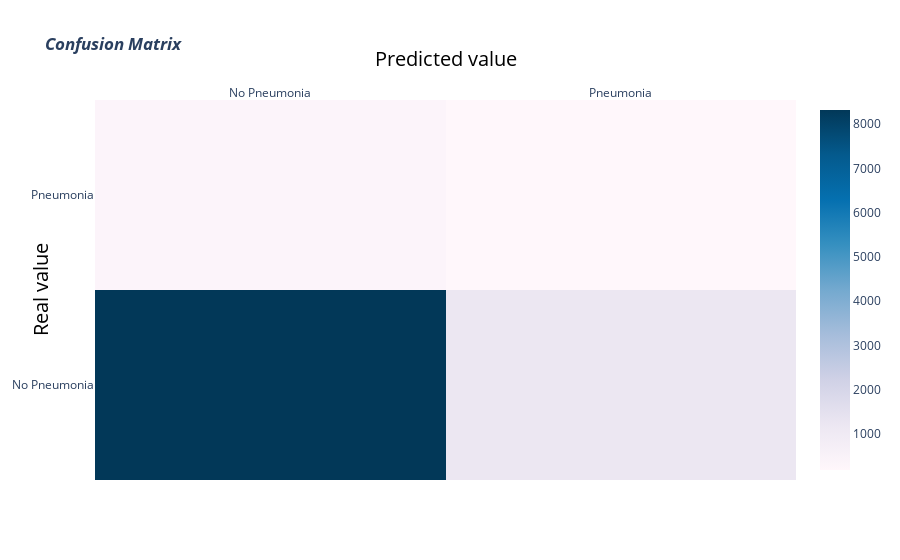

The code cell stored with this chart in its notebook:
### Code cell
conf_mat = np.array([[8323, 1209],
                       [ 353,  184]])
confusion_fig(conf_mat)

### Figure 1 — Plotly figure (JSON) as saved in the notebook; plotly's stock layout.template omitted (floating-point values rounded to 4 significant figures)
{"data": [{"colorscale": [[0, "rgb(255,247,251)"], [0.125, "rgb(236,231,242)"], [0.25, "rgb(208,209,230)"], [0.375, "rgb(166,189,219)"], [0.5, "rgb(116,169,207)"], [0.625, "rgb(54,144,192)"], [0.75, "rgb(5,112,176)"], [0.875, "rgb(4,90,141)"], [1, "rgb(2,56,88)"]], "type": "heatmap", "x": ["No Pneumonia", "Pneumonia"], "y": ["No Pneumonia", "Pneumonia"], "z": [[8323, 1209], [353, 184]]}], "layout": {"annotations": [{"font": {"color": "black", "size": 20}, "showarrow": false, "text": "Predicted value", "x": 0.5, "xref": "paper", "y": 1.15, "yref": "paper"}, {"font": {"color": "black", "size": 20}, "showarrow": false, "text": "Real value", "textangle": -90, "x": -0.1, "xref": "paper", "y": 0.5, "yref": "paper"}], "title": {"text": "<i><b>Confusion Matrix</b></i>"}, "xaxis": {"side": "top"}}}
